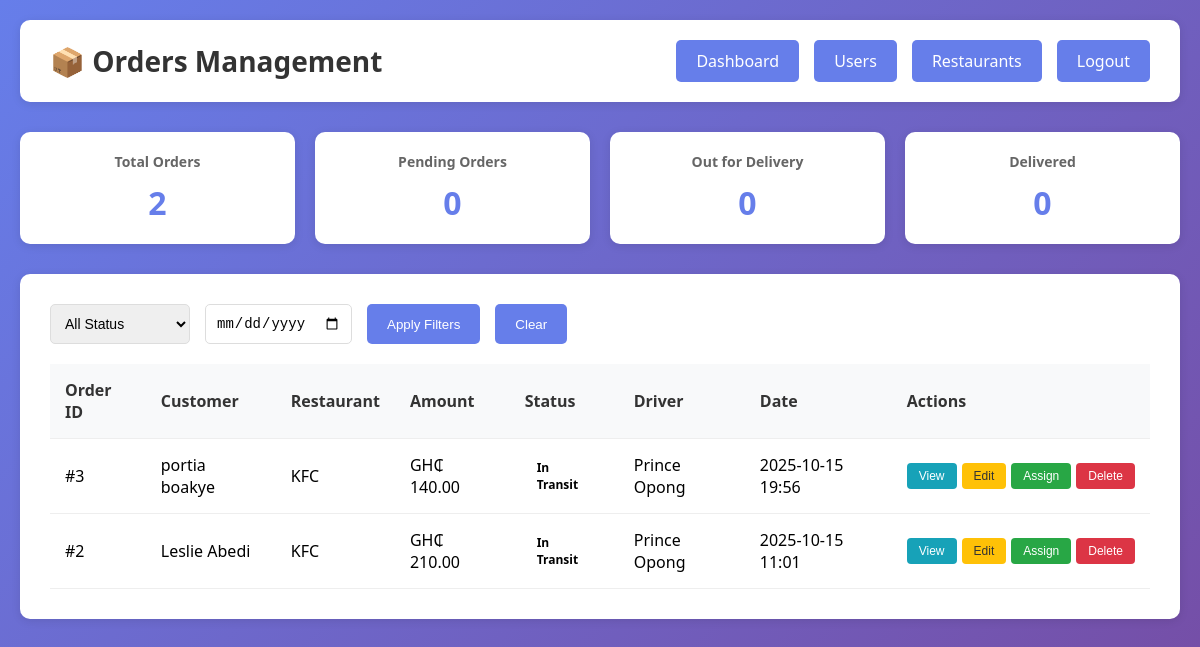
Page /admin/orders (signed in) on the committed database.
### main.py (models this page shows)
class Order(db.Model):
    id = db.Column(db.Integer, primary_key=True)
    total_amount = db.Column(db.Float, nullable=False)
    status = db.Column(db.String(50))
    created_at = db.Column(db.DateTime, default=db.func.current_timestamp())
    user_id = db.Column(db.Integer, db.ForeignKey('user.id'))
    user_name = db.Column(db.String(100))
    delivery_address = db.Column(db.String(255))
    restaurant_id = db.Column(db.Integer, db.ForeignKey('restaurant.id'))  # This is the foreign key
    restaurant = db.relationship('Restaurant', back_populates='orders')  # Relationship to Restaurant
    items = db.relationship('FoodItemOrder', backref='order', lazy=True)  # Relationship with the association table
    deliveries = db.relationship('Delivery', back_populates='order')

class Restaurant(db.Model):
    id = db.Column(db.Integer, primary_key=True)
    name = db.Column(db.String(100))
    address = db.Column(db.String(200))
    product_picture = db.Column(db.String(1000), nullable=True)
    orders = db.relationship('Order', back_populates='restaurant', lazy=True)
    food_items = db.relationship('FoodItem', back_populates='restaurant', lazy=True)

class User(UserMixin, db.Model):
    id = db.Column(db.Integer, primary_key=True)
    name = db.Column(db.String(100))
    phone = db.Column(db.String(15))
    email = db.Column(db.String(100), unique=True)
    password = db.Column(db.String(128))
    is_admin = db.Column(db.Boolean, default=False)
    is_driver = db.Column(db.Boolean, default=False)
    vehicle_name = db.Column(db.String(100))
    license_number = db.Column(db.String(20))
    orders = db.relationship('Order', backref='user', lazy=True)

### main.py (the view)
@app.route('/admin/orders')
@login_required
def admin_orders():
    if not current_user.is_admin:
        flash('Access denied', 'error')
        return redirect(url_for('index'))
    orders = Order.query.order_by(Order.created_at.desc()).all()
    drivers = User.query.filter_by(is_driver=True).all()
    print(f"Found {len(drivers)} drivers")  # Debug print
    for driver in drivers:
        print(f"Driver: {driver.name}, ID: {driver.id}, Vehicle: {driver.vehicle_name}")
    return render_template('admin/orders.html', orders=orders, drivers=drivers)

### main.py (called while the page is built)
@login_manager.user_loader
def load_user(user_id):
    return User.query.get(int(user_id))

### templates/admin/orders.html (shortened to what this page needs)
<!DOCTYPE html>
<html lang="en">
<head>
</head>
<body>
    <div class="container">
        <div class="header">
            <h1>📦 Orders Management</h1>
            <div class="nav-links">
                <a href="/admin/dashboard">Dashboard</a>
                <a href="/admin/users">Users</a>
                <a href="/admin/restaurants">Restaurants</a>
                <a href="/logout">Logout</a>
            </div>
        </div>
        <div class="stats-container">
            <div class="stat-card">
                <h3>Total Orders</h3>
                <div class="number">{{ orders|length }}</div>
            </div>
            <div class="stat-card">
                <h3>Pending Orders</h3>
                <div class="number">{{ orders|selectattr('status', 'equalto', 'pending')|list|length }}</div>
            </div>
            <div class="stat-card">
                <h3>Out for Delivery</h3>
                <div class="number">{{ orders|selectattr('status', 'equalto', 'out_for_delivery')|list|length }}</div>
            </div>
            <div class="stat-card">
                <h3>Delivered</h3>
                <div class="number">{{ orders|selectattr('status', 'equalto', 'delivered')|list|length }}</div>
            </div>
        </div>
        <div class="content-card">
            <div class="filters">
                <select id="statusFilter">
                    <option value="">All Status</option>
                </select>
                <input type="date" id="dateFilter" placeholder="Filter by date">
                <button onclick="applyFilters()">Apply Filters</button>
                <button onclick="clearFilters()">Clear</button>
            </div>
            {% if orders %}
            <table id="ordersTable">
                <thead>
                    <tr>
                        <th>Order ID</th>
                        <th>Customer</th>
                        <th>Restaurant</th>
                        <th>Amount</th>
                        <th>Status</th>
                        <th>Driver</th>
                        <th>Date</th>
                        <th>Actions</th>
                    </tr>
                </thead>
                <tbody>
                    {% for order in orders %}
                    <tr data-status="{{ order.status }}" data-date="{{ order.created_at.strftime('%Y-%m-%d') }}">
                        <td>#{{ order.id }}</td>
                        <td>{{ order.user_name }}</td>
                        <td>{{ order.restaurant.name if order.restaurant else 'N/A' }}</td>
                        <td>GH₵ {{ "%.2f"|format(order.total_amount) }}</td>
                        <td>
                            <span class="status-badge status-{{ order.status.replace(' ', '-').lower() }}">
                                {{ order.status.replace('_', ' ').title() }}
                            </span>
                        </td>
                        <td>
                            {% if order.deliveries and order.deliveries[0].driver %}
                                {{ order.deliveries[0].driver.name }}
                            {% else %}
                                <span style="color: #999;">Not Assigned</span>
                            {% endif %}
                        </td>
                        <td>{{ order.created_at.strftime('%Y-%m-%d %H:%M') }}</td>
                        <td>
                            <div class="action-buttons">
                                <button class="btn btn-view" onclick="viewOrder('{{ order.id }}')">View</button>
                                <button class="btn btn-edit" onclick="editOrder('{{ order.id }}')">Edit</button>
                                <button class="btn btn-assign" onclick="assignDriver('{{ order.id }}')">Assign</button>
                                <button class="btn btn-delete" onclick="deleteOrder('{{ order.id }}')">Delete</button>
                            </div>
                        </td>
                    </tr>
                    {% endfor %}
                </tbody>
            </table>
            {% else %}
            <div class="empty-state">
                <div style="font-size: 64px;">📦</div>
                <h3>No Orders Yet</h3>
                <p>Orders will appear here once customers start placing them.</p>
            </div>
            {% endif %}
        </div>
    </div>
</body>
</html>

### templates/admin/orders.html (style rules this page uses)
* { margin: 0; padding: 0; box-sizing: border-box; }
body { font-family: 'Segoe UI', Tahoma, Geneva, Verdana, sans-serif; background: linear-gradient(135deg, #667eea 0%, #764ba2 100%); min-height: 100vh; }
.container { max-width: 1400px; margin: 0 auto; padding: 20px; }
.header { background: white; padding: 20px 30px; border-radius: 10px; box-shadow: 0 2px 10px rgba(0,0,0,0.1); margin-bottom: 30px; display: flex; justify-content: space-between; align-items: center; }
.header h1 { color: #333; font-size: 28px; }
.nav-links { display: flex; gap: 15px; }
.nav-links a { padding: 10px 20px; background: #667eea; color: white; text-decoration: none; border-radius: 5px; transition: background 0.3s; }
.stats-container { display: grid; grid-template-columns: repeat(auto-fit, minmax(200px, 1fr)); gap: 20px; margin-bottom: 30px; }
.stat-card { background: white; padding: 20px; border-radius: 10px; box-shadow: 0 2px 10px rgba(0,0,0,0.1); text-align: center; }
.stat-card h3 { color: #666; font-size: 14px; margin-bottom: 10px; }
.stat-card .number { color: #667eea; font-size: 32px; font-weight: bold; }
.content-card { background: white; padding: 30px; border-radius: 10px; box-shadow: 0 2px 10px rgba(0,0,0,0.1); }
.filters { display: flex; gap: 15px; margin-bottom: 20px; flex-wrap: wrap; }
.filters select, .filters input { padding: 10px; border: 1px solid #ddd; border-radius: 5px; font-size: 14px; }
.filters button { padding: 10px 20px; background: #667eea; color: white; border: none; border-radius: 5px; cursor: pointer; transition: background 0.3s; }
table { width: 100%; border-collapse: collapse; margin-top: 20px; }
th, td { padding: 15px; text-align: left; border-bottom: 1px solid #eee; }
th { background: #f8f9fa; color: #333; font-weight: 600; }
.status-badge { padding: 5px 12px; border-radius: 20px; font-size: 12px; font-weight: 600; display: inline-block; }
.action-buttons { display: flex; gap: 5px; }
.btn { padding: 6px 12px; border: none; border-radius: 4px; cursor: pointer; font-size: 12px; transition: opacity 0.3s; }
.btn-view { background: #17a2b8; color: white; }
.btn-edit { background: #ffc107; color: #333; }
.btn-delete { background: #dc3545; color: white; }
.btn-assign { background: #28a745; color: white; }

### rows in the picture
Order: id "3", user_name "portia boakye", restaurant "KFC", total_amount "140.00", status.replace "In Transit", name "Prince Opong", created_at "2025-10-15 19:56"
Order: id "2", user_name "Leslie Abedi", restaurant "KFC", total_amount "210.00", status.replace "In Transit", name "Prince Opong", created_at "2025-10-15 11:01"

### other values in the picture
{{ orders|length }} "2"
{{ orders|selectattr('status', 'equalto', 'pending')|list|length }} "0"
{{ orders|selectattr('status', 'equalto', 'out_for_delivery')|list|length }} "0"
{{ orders|selectattr('status', 'equalto', 'delivered')|list|length }} "0"
